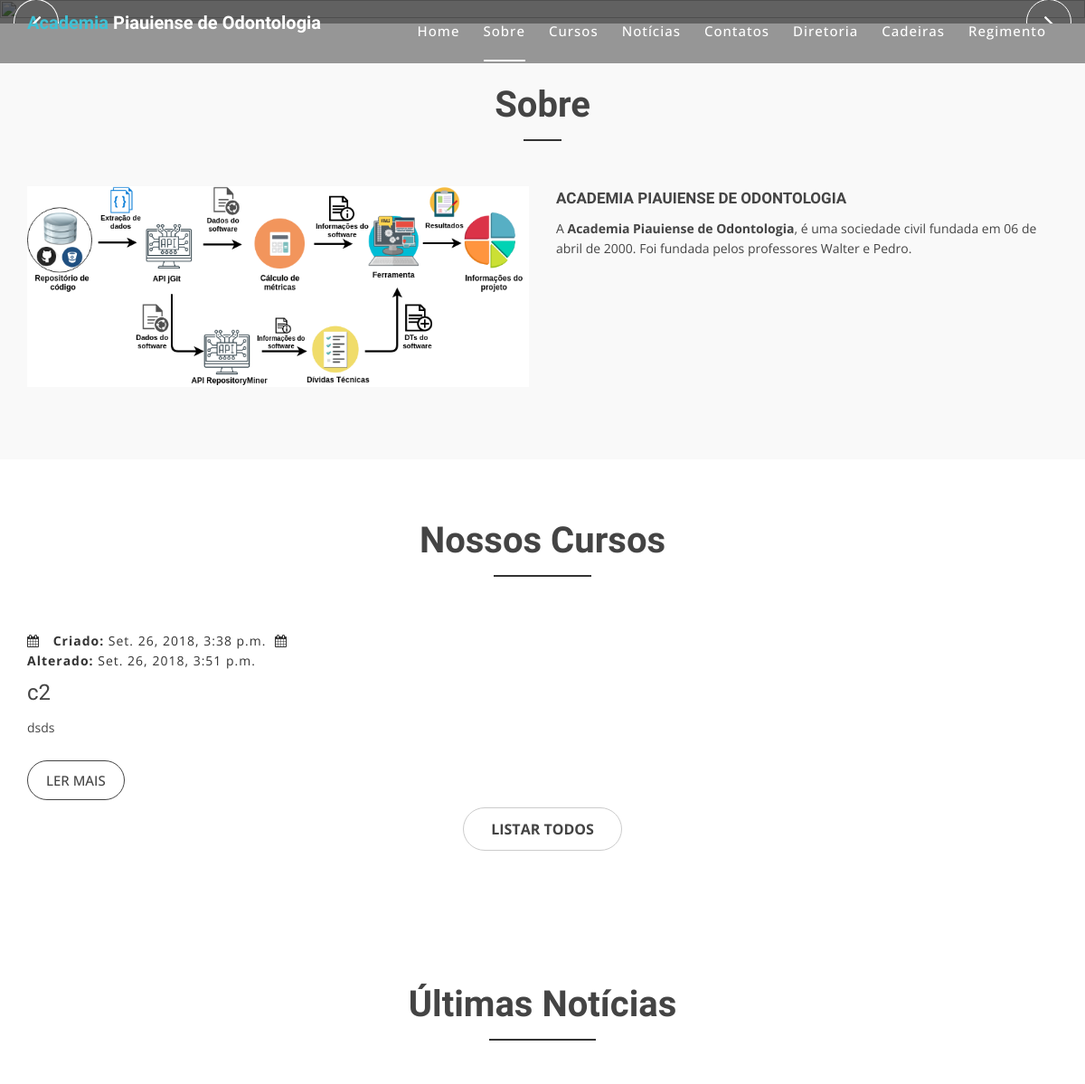
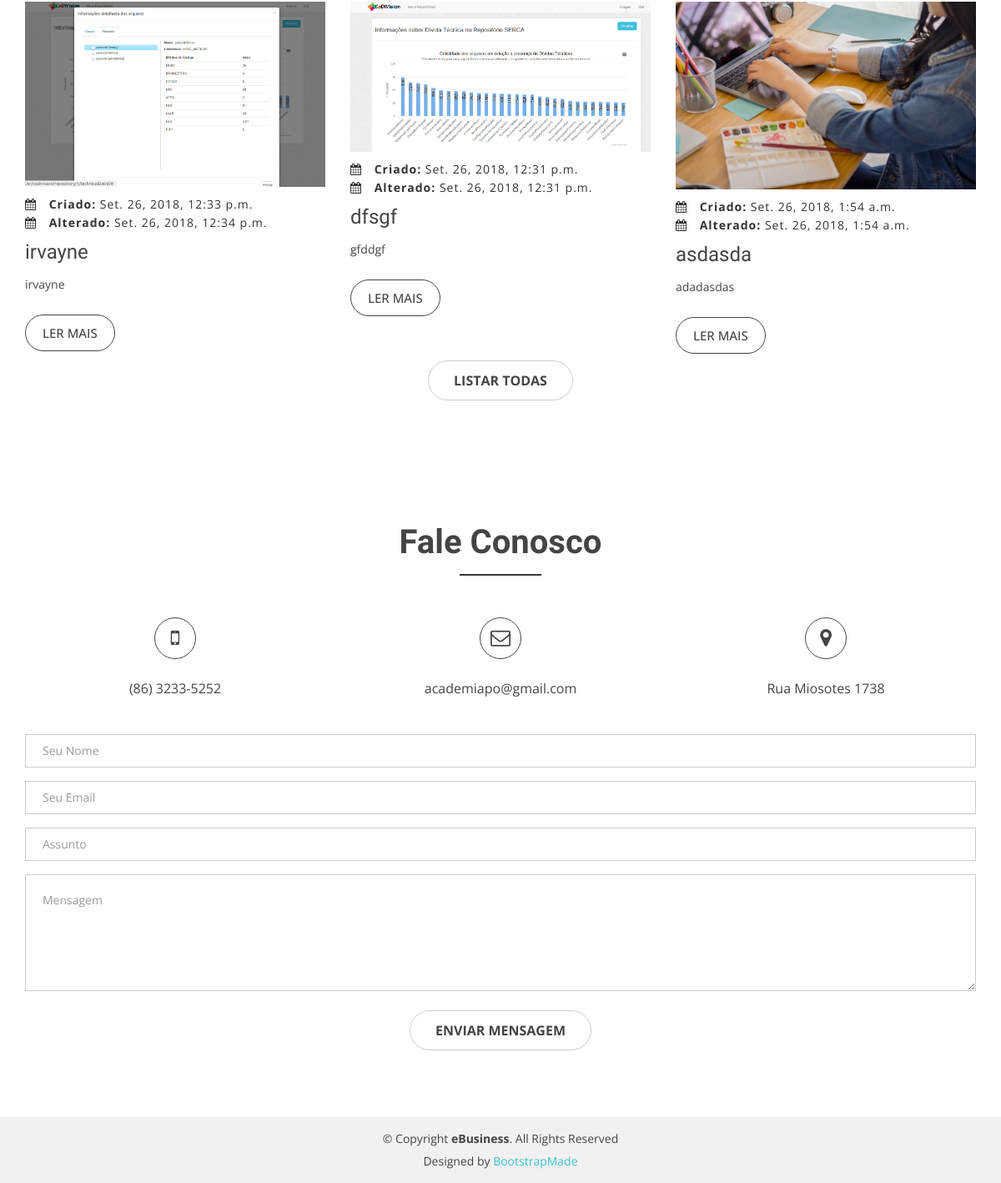
The page / on the database its author committed (2 pictures, top to bottom).
### core/models.py (models this page shows)
class Sobre(models.Model):
	titulo = models.CharField(max_length=1000)
	conteudo = models.CharField(max_length=1000)
	imagem = models.ImageField(upload_to='imagens/', blank=True, null=True)

class Curso(models.Model):
	nome = models.CharField(max_length=1000)
	descricao = models.CharField(max_length=1000)
	conteudo = models.CharField(max_length=1000)
	criado = models.DateTimeField(auto_now_add=True)
	modificado = models.DateTimeField(auto_now=True)

class Noticia(models.Model):
	titulo = models.CharField(max_length=1000)
	subtitulo = models.CharField(max_length=1000)
	conteudo = models.CharField(max_length=40000)
	criado = models.DateTimeField(auto_now_add=True)
	modificado = models.DateTimeField(auto_now=True)
	imagem = models.ImageField(upload_to='imagens/', blank=True, null=True)

class Home(models.Model):
	telefone = models.CharField(max_length=50)
	email = models.CharField(max_length=50)
	localizadao = models.CharField(max_length=100)
	imagem = models.ImageField(upload_to='imagens/', blank=True, null=True)

### front/views.py (the view)
# urls.py: path('', views.index, name='index'),
def index(request):
	noticias = Noticia.objects.all()
	cursos = Curso.objects.all()
	if len(noticias) >= 3:
		ultimas_noticias = noticias[len(noticias) - 3 : len(noticias)]
	elif len(noticias) >= 2:
		ultimas_noticias = noticias[len(noticias) - 2 : len(noticias)]
	else:
		ultimas_noticias = noticias
	if len(cursos) >= 3:
		ultimos_cursos = cursos[len(cursos) - 3 : len(cursos)]
	elif len(cursos) >= 2:
		ultimos_cursos = cursos[len(cursos) - 2 : len(cursos)]
	else:
		ultimos_cursos = cursos
	ultimas_noticias.reverse()
	ultimos_cursos.reverse()
	sobre = Sobre.objects.get(id=1)
	home = Home.objects.get(id=1)
	return render(request, 'index.html', {'sobre': sobre, 'ultimas_noticias': ultimas_noticias, 'ultimos_cursos': ultimos_cursos, 'home': home})

### front/templates/index.html (shortened to what this page needs)
{% load staticfiles %}
<!doctype html>
<html lang="pt-br">
<head>
  <link href="{% static "lib/bootstrap/css/bootstrap.min.css" %}" rel="stylesheet">
  <link href="{% static "lib/nivo-slider/css/nivo-slider.css" %}" rel="stylesheet">
  <link href="{% static "lib/owlcarousel/owl.carousel.css" %}" rel="stylesheet">
  <link href="{% static "lib/owlcarousel/owl.transitions.css" %}" rel="stylesheet">
  <link href="{% static "lib/font-awesome/css/font-awesome.min.css" %}" rel="stylesheet">
  <link href="{% static "lib/animate/animate.min.css" %}" rel="stylesheet">
  <link href="{% static "lib/venobox/venobox.css" %}" rel="stylesheet">
  <link href="{% static "css/nivo-slider-theme.css" %}" rel="stylesheet">
  <link href="{% static "css/style.css" %}" rel="stylesheet">
  <link href="{% static "css/responsive.css" %}" rel="stylesheet">
</head>
<body data-spy="scroll" data-target="#navbar-example">
  <header>
    <div id="sticker" class="header-area">
      <div class="container">
        <div class="row">
          <div class="col-md-12 col-sm-12">
            <nav class="navbar navbar-default">
              <div class="navbar-header">
                <a class="navbar-brand page-scroll sticky-logo" href="{% url 'index' %}">
                  <h1><span>Academia</span> Piauiense de Odontologia</h1>
								</a>
              </div>
              <div class="collapse navbar-collapse main-menu bs-example-navbar-collapse-1" id="navbar-example">
                <ul class="nav navbar-nav navbar-right">
                  <li class="active">
                    <a class="page-scroll" href="#home">Home</a>
                  </li>
                  <li>
                    <a class="page-scroll" href="#sobre">Sobre</a>
                  </li>
                  <li>
                    <a class="page-scroll" href="#cursos">Cursos</a>
                  </li>
                  <li>
                    <a class="page-scroll" href="#noticias">Notícias</a>
                  </li>
                  <li>
                    <a class="page-scroll" href="#contatos">Contatos</a>
                  </li>
                  <li>
                    <a href="{% url 'front_diretoria' %}">Diretoria</a>
                  </li>
                  <li>
                    <a class="page-scroll" href="#cadeiras">Cadeiras</a>
                  </li>
                  <li>
                    <a href="{% url 'front_estatuto' %}">Regimento</a>
                  </li>
                </ul>
              </div>
            </nav>
          </div>
        </div>
      </div>
    </div>
  </header>
  <div id="home" class="slider-area">
    <div class="bend niceties preview-2">
      <div id="ensign-nivoslider" class="slides">
      </div>
    </div>
  </div>
  <div id="sobre" class="about-area area-padding">
    <div class="container">
      <div class="row">
        <div class="col-md-12 col-sm-12 col-xs-12">
          <div class="section-headline text-center">
            <h2>Sobre</h2>
          </div>
        </div>
      </div>
      <div class="row">
        <div class="col-md-6 col-sm-6 col-xs-12">
          <div class="well-left">
            <div class="single-well">
              <a href="#">
								  <img src="{{sobre.imagem}}" alt="">
								</a>
            </div>
          </div>
        </div>
        <div class="col-md-6 col-sm-6 col-xs-12">
          <div class="well-middle">
            <div class="single-well">
              <a href="#">
                <h4 class="sec-head">Academia Piauiense de Odontologia</h4>
              </a>
              <div id="div_conteudo_sobre"></div>
            </div>
          </div>
        </div>
      </div>
    </div>
  </div>
  <div id="cursos" class="blog-area">
    <div class="blog-inner area-padding">
      <div class="container ">
        <div class="row">
          <div class="col-md-12 col-sm-12 col-xs-12">
            <div class="section-headline text-center">
              <h2>Nossos Cursos</h2>
            </div>
          </div>
        </div>
        <div class="row">
          {% for curso in ultimos_cursos %}
          <div class="col-md-4 col-sm-4 col-xs-12">
            <div class="single-blog">
              <div class="blog-meta">
                <span class="date-type">
                  <i class="fa fa-calendar"></i> <b>Criado:</b> {{curso.criado}}
                </span>
                <span class="date-type">
                  <i class="fa fa-calendar"></i> <b>Alterado:</b> {{curso.modificado}}
                </span>
              </div>
              <div class="blog-text">
                <h4>
                  <a href="blog.html">{{curso.nome}}</a>
                </h4>
                <p>
                  {{curso.conteudo}}
                </p>
              </div>
              <span>
                <a href="blog.html" class="ready-btn">Ler Mais</a>
              </span>
            </div>
          </div>
          {% endfor %}
          <div class="col-md-12 col-sm-12 col-xs-12">
            <div class="form contact-form">
              <div class="text-center">
                <a href="{% url 'front_cursos' %}"><button type="submit">Listar Todos</button></a>
              </div>
            </div>
          </div>
        </div>
      </div>
    </div>
  </div>
  <div id="noticias" class="blog-area">
    <div class="blog-inner area-padding">
      <div class="container ">
        <div class="row">
          <div class="col-md-12 col-sm-12 col-xs-12">
            <div class="section-headline text-center">
              <h2>Últimas Notícias</h2>
            </div>
          </div>
        </div>
        <div class="row">
          {% for noticia in ultimas_noticias %}
          <div class="col-md-4 col-sm-4 col-xs-12">
            <div class="single-blog">
              <div class="single-blog-img">
                <a href="blog.html">
									<img src="{{noticia.imagem}}" alt="">
								</a>
              </div>
              <div class="blog-meta">
                <span class="date-type">
									<i class="fa fa-calendar"></i> <b>Criado: </b>{{noticia.criado}}
								</span>
                <br>
                <span class="date-type">
                  <i class="fa fa-calendar"></i> <b>Alterado: </b>{{noticia.modificado}}
                </span>
              </div>
              <div class="blog-text">
                <h4>
                  <a>{{noticia.titulo}}</a>
								</h4>
                <div id="div_conteudo_noticia{{noticia.id}}">
                </div>
              </div>
              <span>
								<a href="blog.html" class="ready-btn">Ler Mais</a>
							</span>
            </div>
          </div>
          {% endfor %}
          <div class="col-md-12 col-sm-12 col-xs-12">
            <div class="form contact-form">
              <div class="text-center">
                <a href="{% url 'front_noticias' %}"><button type="submit">Listar Todas</button></a>
              </div>
            </div>
          </div>
        </div>
      </div>
    </div>
  </div>
  <div id="contatos" class="contact-area">
    <div class="contact-inner area-padding">
      <div class="container ">
        <div class="row">
          <div class="col-md-12 col-sm-12 col-xs-12">
            <div class="section-headline text-center">
              <h2>Fale Conosco</h2>
            </div>
          </div>
        </div>
        <div class="row">
          <div class="col-md-4 col-sm-4 col-xs-12">
            <div class="contact-icon text-center">
              <div class="single-icon">
                <i class="fa fa-mobile"></i>
                <p>
                  {{home.telefone}}<br>
                </p>
              </div>
            </div>
          </div>
          <div class="col-md-4 col-sm-4 col-xs-12">
            <div class="contact-icon text-center">
              <div class="single-icon">
                <i class="fa fa-envelope-o"></i>
                <p>
                  {{home.email}}<br>
                </p>
              </div>
            </div>
          </div>
          <div class="col-md-4 col-sm-4 col-xs-12">
            <div class="contact-icon text-center">
              <div class="single-icon">
                <i class="fa fa-map-marker"></i>
                <p>
                  {{home.localizadao}}
                </p>
              </div>
            </div>
          </div>
        </div>
        <div class="row">
          <div class="col-md-12 col-sm-12 col-xs-12">
            <div class="form contact-form">
              <form action="" method="post" role="form" class="contactForm">
                <div class="form-group">
                  <input type="text" name="name" class="form-control" id="name" placeholder="Seu Nome" data-rule="minlen:4" data-msg="O seu nome deve conter pelo menos 4 caracteres" />
                </div>
                <div class="form-group">
                  <input type="email" class="form-control" name="email" id="email" placeholder="Seu Email" data-rule="email" data-msg="Digite um email válido" />
                </div>
                <div class="form-group">
                  <input type="text" class="form-control" name="subject" id="subject" placeholder="Assunto" data-rule="minlen:4" data-msg="O assunto deve conter pelo menos 8 caracteres" />
                </div>
                <div class="form-group">
                  <textarea class="form-control" name="message" rows="5" data-rule="required" data-msg="Por favor, escreva sua mensagem para nós" placeholder="Mensagem"></textarea>
                </div>
                <div class="text-center"><button type="submit">Enviar Mensagem</button></div>
              </form>
            </div>
          </div>
        </div>
      </div>
    </div>
  </div>
  <footer>
    <div class="footer-area-bottom">
      <div class="container">
        <div class="row">
          <div class="col-md-12 col-sm-12 col-xs-12">
            <div class="copyright text-center">
              <p>
                &copy; Copyright <strong>eBusiness</strong>. All Rights Reserved
              </p>
            </div>
            <div class="credits">
              Designed by <a href="https://bootstrapmade.com/">BootstrapMade</a>
            </div>
          </div>
        </div>
      </div>
    </div>
  </footer>
</body>
</html>

### front/static/css/nivo-slider-theme.css (style rules this page uses)
.slider-area { color: #fff; position: relative; text-align: center; }
.niceties.preview-2 { position: relative; height: 100%; }

### rows shown on the page
Sobre: imagem (picture)
Curso: criado "Set. 26, 2018, 3:38 p.m.", modificado "Set. 26, 2018, 3:51 p.m.", nome "c2", conteudo "dsds"
Noticia: imagem (picture), criado "Set. 26, 2018, 12:33 p.m.", modificado "Set. 26, 2018, 12:34 p.m.", titulo "irvayne"
Noticia: imagem (picture), criado "Set. 26, 2018, 12:31 p.m.", modificado "Set. 26, 2018, 12:31 p.m.", titulo "dfsgf"
Noticia: imagem (picture), criado "Set. 26, 2018, 1:54 a.m.", modificado "Set. 26, 2018, 1:54 a.m.", titulo "asdasda"
Home: telefone "(86) 3233-5252", email "academiapo@gmail.com", localizadao "Rua Miosotes 1738"
